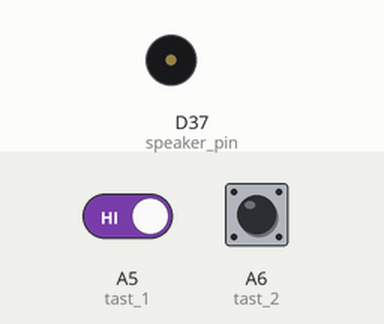
This sketch was run on a simulated Arduino MKR. Shown: buzzer (waves = sounding). The test bench sets the inputs (shaded band); at power-on: A5 (tast_1) HIGH, A6 (tast_2) HIGH.

Above: at 1.2 s.
1.3 s: A5 (tast_1) driven LOW
At 1.5 s:
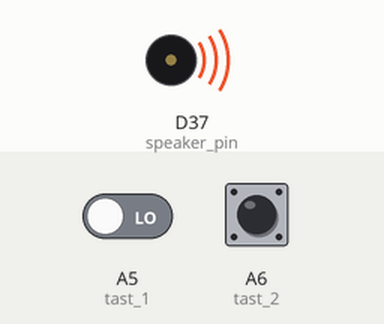
Timing chart, 0 to 4.3 s (numbered marks = the images above; inputs shaded):
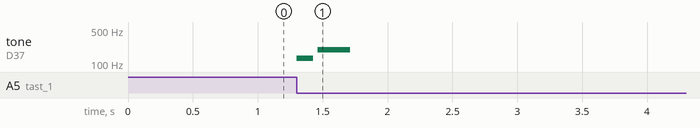

The sketch:

Fahrenspeicher.ino
```cpp
#include "music.h"

#define zeit 200
#define tast_1 20
#define tast_2 21
#define speaker_pin 37
bool tast_1_alt = HIGH;
bool tast_2_alt = HIGH;
int fahrtenspeicher =1;

void setup() {

  Serial.begin(9600);
  pinMode(tast_1, INPUT);
  pinMode(tast_2, INPUT);
}

void loop() {
  if (digitalRead(tast_1) == LOW && tast_1_alt == HIGH){
    fahrtenschreiber('g');
    musicStart(speaker_pin);
    tast_1_alt = LOW;
  }else if (digitalRead(tast_1) == HIGH && tast_1_alt == LOW){
    tast_1_alt = HIGH;
  }

  if (digitalRead(tast_2) == LOW && tast_2_alt == HIGH){
    fahrtenschreiber('r');
    musicStop(speaker_pin);
    tast_2_alt = LOW;
  }else if (digitalRead(tast_2) == HIGH && tast_2_alt == LOW){
    tast_2_alt = HIGH;
  }
  if (fahrtenspeicher < 0) {
    fahrtenspeicher = 0;
  }else if (fahrtenspeicher > 6){
    fahrtenspeicher = 6;
  }


}

/*Fahrtenspeicher
0 G     |1 GH       |2 H      |3 HW       |4 W      |5 WR       |6 R
Garten  |Verbinder  |Bahnhof  |Verbinder  |Bahnwerk |Verbinder  |Rennstrecke*/

void fahrtenschreiber(char dir){

  switch (dir){
    case 'g':
      fahrtenspeicher = fahrtenspeicher - 1;
    break;
    case 'r':
      fahrtenspeicher = fahrtenspeicher + 1;
    break;
  }
}
```

music.h
```cpp
#define NOTE_B0  31
#define NOTE_C1  33
#define NOTE_CS1 35
#define NOTE_D1  37
#define NOTE_DS1 39
#define NOTE_E1  41
#define NOTE_F1  44
#define NOTE_FS1 46
#define NOTE_G1  49
#define NOTE_GS1 52
#define NOTE_A1  55
#define NOTE_AS1 58
#define NOTE_B1  62
#define NOTE_C2  65
#define NOTE_CS2 69
#define NOTE_D2  73
#define NOTE_DS2 78
#define NOTE_E2  82
#define NOTE_F2  87
#define NOTE_FS2 93
#define NOTE_G2  98
#define NOTE_GS2 104
#define NOTE_A2  110
#define NOTE_AS2 117
#define NOTE_B2  123
#define NOTE_C3  131
#define NOTE_CS3 139
#define NOTE_D3  147
#define NOTE_DS3 156
#define NOTE_E3  165
#define NOTE_F3  175
#define NOTE_FS3 185
#define NOTE_G3  196
#define NOTE_GS3 208
#define NOTE_A3  220
#define NOTE_AS3 233
#define NOTE_B3  247
#define NOTE_C4  262
#define NOTE_CS4 277
#define NOTE_D4  294
#define NOTE_DS4 311
#define NOTE_E4  330
#define NOTE_F4  349
#define NOTE_FS4 370
#define NOTE_G4  392
#define NOTE_GS4 415
#define NOTE_A4  440
#define NOTE_AS4 466
#define NOTE_B4  494
#define NOTE_C5  523
#define NOTE_CS5 554
#define NOTE_D5  587
#define NOTE_DS5 622
#define NOTE_E5  659
#define NOTE_F5  698
#define NOTE_FS5 740
#define NOTE_G5  784
#define NOTE_GS5 831
#define NOTE_A5  880
#define NOTE_AS5 932
#define NOTE_B5  988
#define NOTE_C6  1047
#define NOTE_CS6 1109
#define NOTE_D6  1175
#define NOTE_DS6 1245
#define NOTE_E6  1319
#define NOTE_F6  1397
#define NOTE_FS6 1480
#define NOTE_G6  1568
#define NOTE_GS6 1661
#define NOTE_A6  1760
#define NOTE_AS6 1865
#define NOTE_B6  1976
#define NOTE_C7  2093
#define NOTE_CS7 2217
#define NOTE_D7  2349
#define NOTE_DS7 2489
#define NOTE_E7  2637
#define NOTE_F7  2794
#define NOTE_FS7 2960
#define NOTE_G7  3136
#define NOTE_GS7 3322
#define NOTE_A7  3520
#define NOTE_AS7 3729
#define NOTE_B7  3951
#define NOTE_C8  4186
#define NOTE_CS8 4435
#define NOTE_D8  4699
#define NOTE_DS8 4978

int melodyStart[] = {
    NOTE_C3, NOTE_G3
};
int noteDurationsStart[] = {
    8, 4
};

int melodyStop[] = {
    NOTE_C3, NOTE_C3
};
int noteDurationsStop[] = {
    4, 3
};

void musicStart(int pin){
        for (int thisNote = 0; thisNote < 2; thisNote++) {
        int noteDuration = 1000 / noteDurationsStart[thisNote];
        tone(pin, melodyStart[thisNote], noteDuration);
        int pauseBetweenNotes = noteDuration * 1.30;
        delay(pauseBetweenNotes);
        noTone(pin);
    }
}
void musicStop(int pin){
        for (int thisNote = 0; thisNote <2; thisNote++) {
        int noteDuration = 1000 / noteDurationsStop[thisNote];
        tone(pin, melodyStop[thisNote], noteDuration);
        int pauseBetweenNotes = noteDuration * 1.50;
        delay(pauseBetweenNotes);
        noTone(pin);
    }
}
```

Measured:
- after the input at 1.3 s, tone on D37 (speaker_pin): silent → 131 Hz at once, → silent 0.12 s later, → 196 Hz 0.04 s later, → silent 0.25 s later
